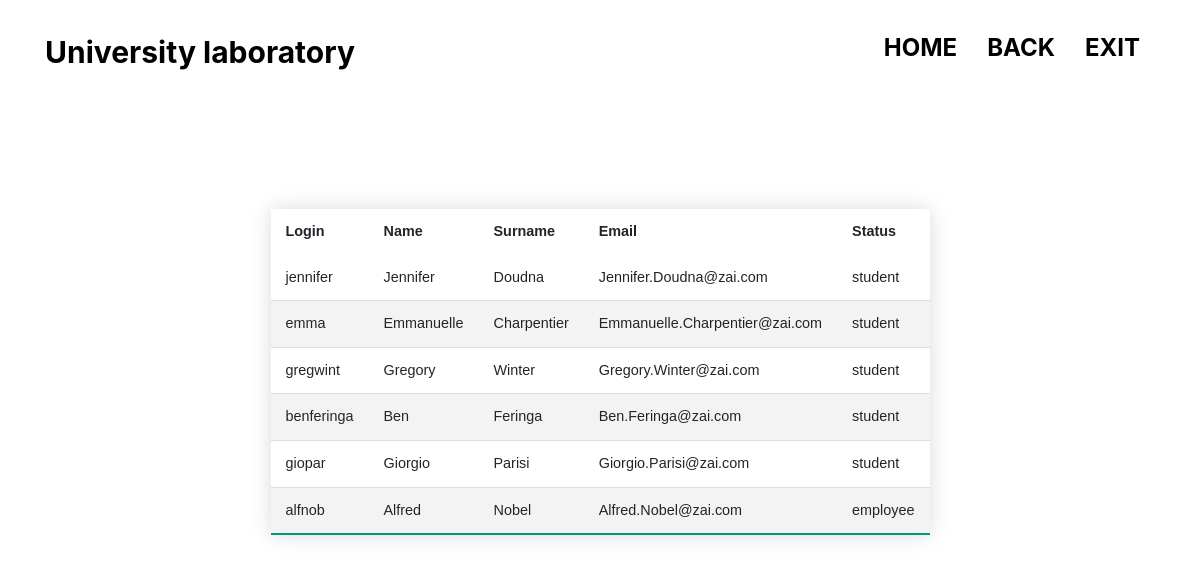
Before: /all_users.php (signed in) with the older database file.
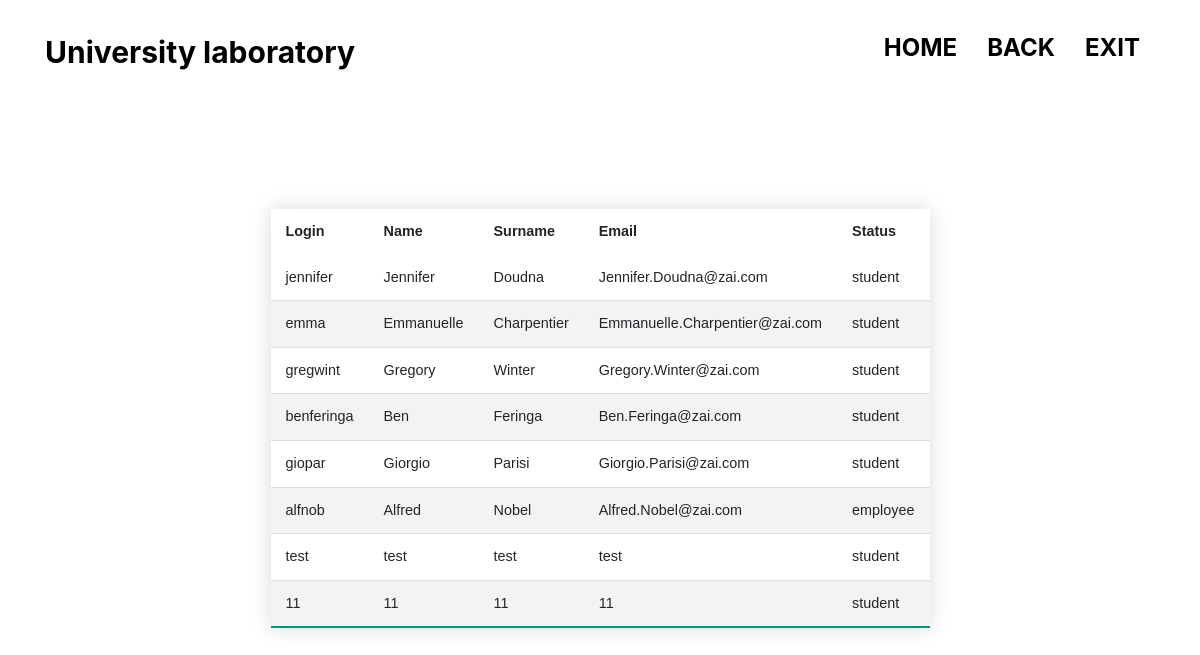
After: the same page with the newer database file.
### tables this page shows
CREATE TABLE `users` (
  `user_id` int(11) NOT NULL,
  `login` varchar(20) NOT NULL,
  `user_name` varchar(20) NOT NULL,
  `surname` varchar(20) NOT NULL,
  `email` varchar(100) DEFAULT NULL,
  `password` varchar(100) NOT NULL,
  `status` set('student','employee') NOT NULL DEFAULT 'student'
);

### all_users.php (the view, shortened to what this page needs)
<!DOCTYPE html>
<html>
    <head>
        <link rel="stylesheet" href="css/style.css">
        <link rel="stylesheet" href="https://stackpath.bootstrapcdn.com/bootstrap/4.3.1/css/bootstrap.min.css">
	  </head>
    <body>
<body>
  <header class="header">
     <div class="container">
      <div class="header__inner">
          <div class="header__logo">University laboratory</div>
          <nav class="nav">
              <a class="nav__link active" href="index.php"> <h4><b>Home </b></h4></a>
              <a class="nav__link active" href="employee.php"> <h4><b>Back</b></h4></a>
              <a class="nav__link active" href="student_exit.php"> <h4><b>Exit</b></h4></a>
          </nav>
      </div>
  </div>
  </header>
    <div class="empty">
    </div>
<?php if(!isset($_COOKIE["employee"])): ?>
<div class="container mt-4">
  <h1>Authorization for employee</h1>
  <form action="employee_auth.php" method="post">
    <input type="text" class="form-control" name="login"  id="login" placeholder="Enter login"><br>
    <input type="password" class="form-control" name="password"  id="password" placeholder="Enter password"><br>
    <button class="button-23=success" type="submit"><h5>Login</h5></button>
  </form>
</div>
<?php else:
  ?>
     <br>
     <?php
     require 'configDB.php';
     echo '<ul>';
     $query=$pdo->query("select * from  users");
    echo '
    <table class="styled-table">
   <thead>
       <tr>
           <th>Login</th>
           <th>Name</th>
           <th>Surname</th>
           <th>Email</th>
           <th>Status</th>
       </tr>
   </thead>
   <tbody>'         ;
     while ($row=$query->fetch(PDO::FETCH_OBJ)) {
     echo '
                      <tr>
                          <td>'.$row->login.'</td>
                          <td>'.$row->user_name.'  </td>
                           <td>'.$row->surname.'  </td>
                           <td>'.$row->email.'  </td>
                            <td>'.$row->status.'  </td>
                      </tr>   ';}
                 echo '
                      <tbody>
                  </table>
              </div>';
        ?>
<?php endif; ?>
</body>
</html>

Changed rows visible on the page:
added users: login "test", user_name "test", surname "test", email "test", status "student"
added users: login "11", user_name "11", surname "11", email "11", status "student"
